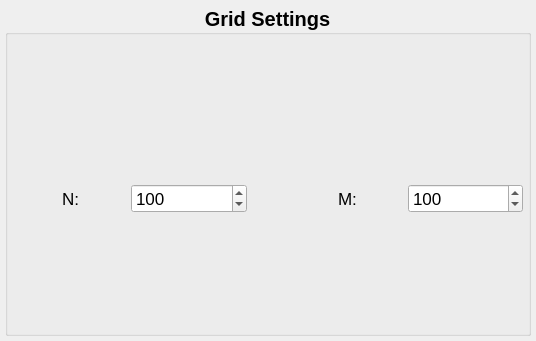
<?xml version="1.0" encoding="UTF-8"?>
<ui version="4.0">
 <class>group_box</class>
 <widget class="QWidget" name="group_box">
  <property name="geometry">
   <rect>
    <x>0</x>
    <y>0</y>
    <width>536</width>
    <height>341</height>
   </rect>
  </property>
  <property name="windowTitle">
   <string>Form</string>
  </property>
  <layout class="QHBoxLayout" name="horizontalLayout">
   <property name="spacing">
    <number>5</number>
   </property>
   <property name="leftMargin">
    <number>5</number>
   </property>
   <property name="topMargin">
    <number>5</number>
   </property>
   <property name="rightMargin">
    <number>5</number>
   </property>
   <property name="bottomMargin">
    <number>5</number>
   </property>
   <item>
    <widget class="QGroupBox" name="layout">
     <property name="font">
      <font>
       <pointsize>15</pointsize>
       <weight>75</weight>
       <bold>true</bold>
       <stylestrategy>PreferAntialias</stylestrategy>
      </font>
     </property>
     <property name="toolTip">
      <string>Adjust grid related settings here.</string>
     </property>
     <property name="title">
      <string>Grid Settings</string>
     </property>
     <property name="alignment">
      <set>Qt::AlignCenter</set>
     </property>
     <property name="flat">
      <bool>false</bool>
     </property>
     <layout class="QHBoxLayout" name="horizontalLayout_2">
      <property name="spacing">
       <number>3</number>
      </property>
      <property name="leftMargin">
       <number>5</number>
      </property>
      <property name="topMargin">
       <number>30</number>
      </property>
      <property name="rightMargin">
       <number>5</number>
      </property>
      <property name="bottomMargin">
       <number>0</number>
      </property>
      <item>
       <widget class="QLabel" name="N_label">
        <property name="font">
         <font>
          <pointsize>13</pointsize>
          <weight>50</weight>
          <bold>false</bold>
          <stylestrategy>PreferAntialias</stylestrategy>
         </font>
        </property>
        <property name="toolTip">
         <string>Adjust the width of the (full) grid.

Can only be a multiple of 2.</string>
        </property>
        <property name="text">
         <string>N:</string>
        </property>
        <property name="alignment">
         <set>Qt::AlignCenter</set>
        </property>
       </widget>
      </item>
      <item>
       <widget class="QSpinBox" name="N_spinbox">
        <property name="font">
         <font>
          <pointsize>13</pointsize>
          <weight>50</weight>
          <bold>false</bold>
          <stylestrategy>PreferAntialias</stylestrategy>
         </font>
        </property>
        <property name="minimum">
         <number>4</number>
        </property>
        <property name="maximum">
         <number>10000</number>
        </property>
        <property name="singleStep">
         <number>2</number>
        </property>
        <property name="value">
         <number>100</number>
        </property>
       </widget>
      </item>
      <item>
       <spacer name="spacer">
        <property name="font">
         <font>
          <pointsize>15</pointsize>
          <weight>75</weight>
          <bold>true</bold>
          <stylestrategy>PreferAntialias</stylestrategy>
         </font>
        </property>
        <property name="orientation">
         <enum>Qt::Horizontal</enum>
        </property>
        <property name="sizeType">
         <enum>QSizePolicy::Preferred</enum>
        </property>
        <property name="sizeHint" stdset="0">
         <size>
          <width>40</width>
          <height>20</height>
         </size>
        </property>
       </spacer>
      </item>
      <item>
       <widget class="QLabel" name="M_label">
        <property name="font">
         <font>
          <pointsize>13</pointsize>
          <weight>50</weight>
          <bold>false</bold>
          <stylestrategy>PreferAntialias</stylestrategy>
         </font>
        </property>
        <property name="text">
         <string>M:</string>
        </property>
        <property name="alignment">
         <set>Qt::AlignCenter</set>
        </property>
       </widget>
      </item>
      <item>
       <widget class="QSpinBox" name="M_spinbox">
        <property name="font">
         <font>
          <pointsize>13</pointsize>
          <weight>50</weight>
          <bold>false</bold>
          <stylestrategy>PreferAntialias</stylestrategy>
         </font>
        </property>
        <property name="toolTip">
         <string>Adjust the height of the (full) grid.

Can only be a multiple of 2.</string>
        </property>
        <property name="minimum">
         <number>4</number>
        </property>
        <property name="maximum">
         <number>10000</number>
        </property>
        <property name="singleStep">
         <number>2</number>
        </property>
        <property name="value">
         <number>100</number>
        </property>
       </widget>
      </item>
     </layout>
    </widget>
   </item>
  </layout>
 </widget>
 <resources/>
 <connections/>
</ui>
